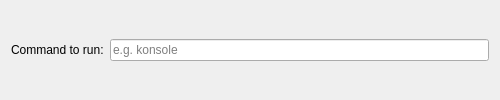
<?xml version="1.0" encoding="UTF-8"?>
<ui version="4.0">
    <class>Config</class>
    <widget class="QWidget" name="Config">
        <property name="geometry">
            <rect>
                <x>0</x>
                <y>0</y>
                <width>500</width>
                <height>100</height>
            </rect>
        </property>
        <layout class="QHBoxLayout" name="verticalLayout">
            <item>
                <widget class="QLabel" name="label">
                    <property name="text">
                        <string>Command to run:</string>
                    </property>
                </widget>
            </item>
            <item>
                <widget class="QLineEdit" name="commandToRun">
                    <property name="placeholderText">
                        <string>e.g. konsole</string>
                    </property>
                </widget>
            </item>
        </layout>
    </widget>
    <resources/>
    <connections/>
</ui>
